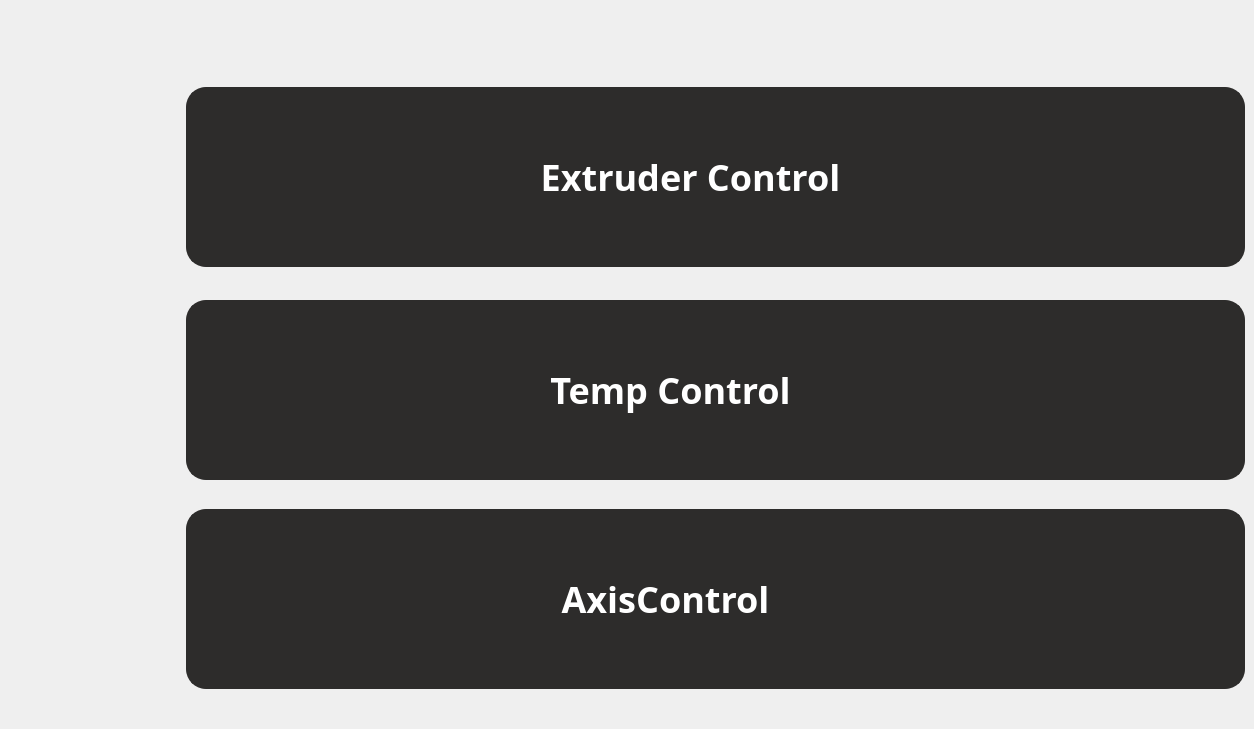
    <widget class="QWidget" name="page_ManualControl">
     <widget class="QPushButton" name="pushButton_274">
      <property name="geometry">
       <rect>
        <x>0</x>
        <y>540</y>
        <width>160</width>
        <height>180</height>
       </rect>
      </property>
      <property name="styleSheet">
       <string notr="true">outline:none;image: url(:/image/AboutInactive.png);border:none;</string>
      </property>
      <property name="text">
       <string/>
      </property>
     </widget>
     <widget class="QLabel" name="label_77">
      <property name="geometry">
       <rect>
        <x>422</x>
        <y>338</y>
        <width>89</width>
        <height>89</height>
       </rect>
      </property>
      <property name="styleSheet">
       <string notr="true">image: url(:/image/Icon.png);
background-color: rgb(45, 44, 43);</string>
      </property>
      <property name="text">
       <string/>
      </property>
     </widget>
     <widget class="QPushButton" name="pushButton_269">
      <property name="geometry">
       <rect>
        <x>0</x>
        <y>0</y>
        <width>160</width>
        <height>180</height>
       </rect>
      </property>
      <property name="styleSheet">
       <string notr="true">image: url(:/image/PrintInactive.png);border:none;outline:none;</string>
      </property>
      <property name="text">
       <string/>
      </property>
     </widget>
     <widget class="QPushButton" name="pushButton_272">
      <property name="geometry">
       <rect>
        <x>186</x>
        <y>509</y>
        <width>1059</width>
        <height>180</height>
       </rect>
      </property>
      <property name="font">
       <font>
        <family>Barlow</family>
        <pointsize>-1</pointsize>
        <weight>75</weight>
        <bold>true</bold>
       </font>
      </property>
      <property name="styleSheet">
       <string notr="true">outline:none;border-radius: 20px;
color: rgb(255, 255, 255);
font-size: 36px;
text-align: center;
font-family: Barlow;
border: 2px solid rgba(45, 44, 43, 255);
background-color: rgb(45, 44, 43);
padding-left:-100px;
font-weight: bold;
font-family:Barlow;</string>
      </property>
      <property name="text">
       <string>AxisControl</string>
      </property>
     </widget>
     <widget class="QPushButton" name="pushButton_271">
      <property name="geometry">
       <rect>
        <x>0</x>
        <y>360</y>
        <width>160</width>
        <height>180</height>
       </rect>
      </property>
      <property name="styleSheet">
       <string notr="true">outline:none;image: url(:/image/ToolsActive(2).png);border:none;</string>
      </property>
      <property name="text">
       <string/>
      </property>
     </widget>
     <widget class="QPushButton" name="pushButton_273">
      <property name="geometry">
       <rect>
        <x>0</x>
        <y>180</y>
        <width>160</width>
        <height>180</height>
       </rect>
      </property>
      <property name="styleSheet">
       <string notr="true">outline:none;image: url(:/image/FilamentInactive.png);border:none;
outline:none;</string>
      </property>
      <property name="text">
       <string/>
      </property>
     </widget>
     <widget class="QLabel" name="label_68">
      <property name="geometry">
       <rect>
        <x>422</x>
        <y>547</y>
        <width>89</width>
        <height>89</height>
       </rect>
      </property>
      <property name="styleSheet">
       <string notr="true">image: url(:/image/Icon.png);
background-color: rgb(45, 44, 43);</string>
      </property>
      <property name="text">
       <string/>
      </property>
     </widget>
     <widget class="QLabel" name="label_74">
      <property name="geometry">
       <rect>
        <x>422</x>
        <y>125</y>
        <width>89</width>
        <height>89</height>
       </rect>
      </property>
      <property name="styleSheet">
       <string notr="true">image: url(:/image/Icon.png);
background-color: rgb(45, 44, 43);</string>
      </property>
      <property name="text">
       <string/>
      </property>
     </widget>
     <widget class="QPushButton" name="pushButton_268">
      <property name="geometry">
       <rect>
        <x>186</x>
        <y>300</y>
        <width>1059</width>
        <height>180</height>
       </rect>
      </property>
      <property name="font">
       <font>
        <family>Barlow</family>
        <pointsize>-1</pointsize>
        <weight>75</weight>
        <bold>true</bold>
       </font>
      </property>
      <property name="styleSheet">
       <string notr="true">outline:none;border-radius: 20px;
color: rgb(255, 255, 255);
font-size: 36px;
text-align: center;
font-family: Barlow;
border: 2px solid rgba(45, 44, 43, 255);
background-color: rgb(45, 44, 43);
padding-left:-90px;
font-weight: bold;
font-family:Barlow;</string>
      </property>
      <property name="text">
       <string>Temp Control</string>
      </property>
     </widget>
     <widget class="QPushButton" name="pushButton_270">
      <property name="geometry">
       <rect>
        <x>186</x>
        <y>87</y>
        <width>1059</width>
        <height>180</height>
       </rect>
      </property>
      <property name="font">
       <font>
        <family>Barlow</family>
        <pointsize>-1</pointsize>
        <weight>75</weight>
        <bold>true</bold>
       </font>
      </property>
      <property name="styleSheet">
       <string notr="true">outline:none;border-radius: 20px;
color: rgb(255, 255, 255);
font-size: 36px;
text-align: center;
font-family: Barlow;
border: 2px solid rgba(45, 44, 43, 255);
background-color: rgb(45, 44, 43);
padding-left:-50px;
font-weight: bold;
font-family:Barlow;</string>
      </property>
      <property name="text">
       <string>Extruder Control</string>
      </property>
     </widget>
     <zorder>pushButton_274</zorder>
     <zorder>pushButton_269</zorder>
     <zorder>pushButton_272</zorder>
     <zorder>pushButton_271</zorder>
     <zorder>pushButton_273</zorder>
     <zorder>label_68</zorder>
     <zorder>pushButton_268</zorder>
     <zorder>pushButton_270</zorder>
     <zorder>label_74</zorder>
     <zorder>label_77</zorder>
    </widget>
